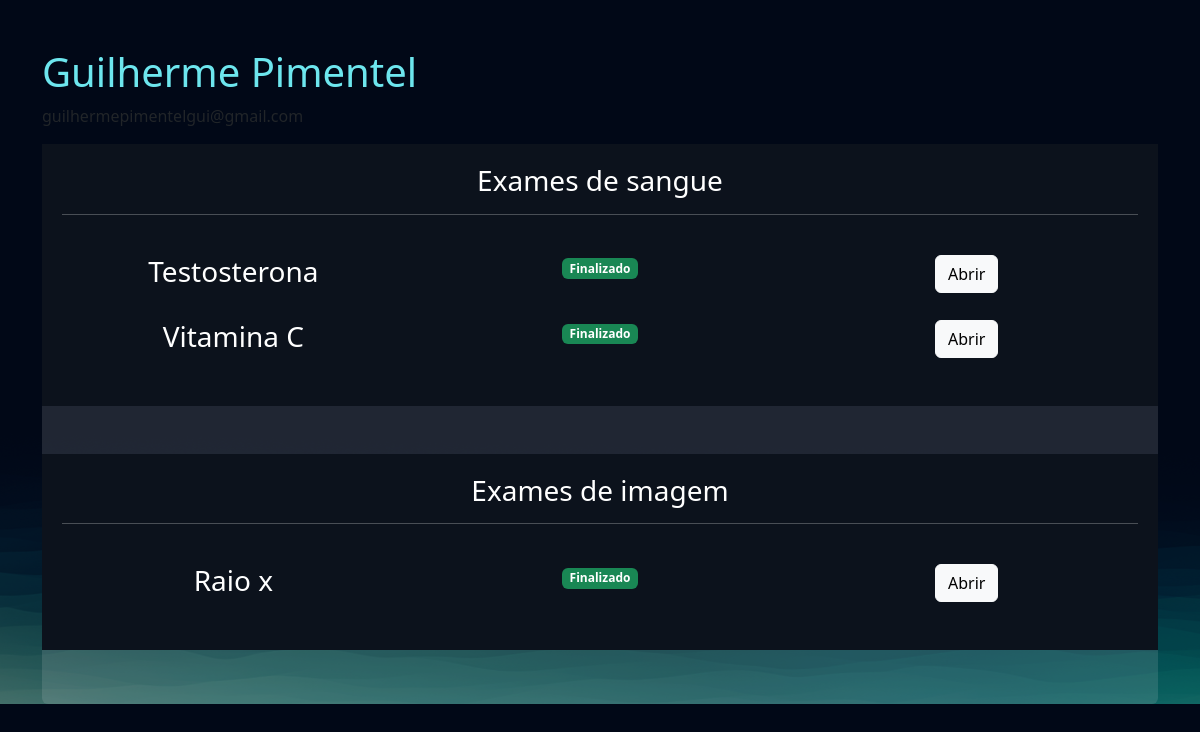
The page /empresarial/cliente/5 (signed in) on the database its author committed.
### exames/models.py (models this page shows, shortened)
class SolicitacaoExame(models.Model):
    choice_status = (
        ('E', 'Em análise'),
        ('F', 'Finalizado')
    )
    usuario = models.ForeignKey(User, on_delete=models.DO_NOTHING)
    exame = models.ForeignKey(TiposExames, on_delete=models.DO_NOTHING)
    status = models.CharField(max_length=2, choices=choice_status)
    resultado = models.FileField(upload_to="resultados", null=True, blank=True)
    requer_senha = models.BooleanField(default=False)
    senha = models.CharField(max_length=16, null=True, blank=True)
    def badge_template(self):
        if self.status == 'E':
            classes = 'bg-warning text-dark'
            texto = 'Em análise'
        elif self.status == 'F':
            classes = 'bg-success'
            texto = 'Finalizado'
        return mark_safe( f'<span class = "badge {classes}"> {texto}</span>')

class TiposExames(models.Model):
    tipo_choices = (
        ('I', 'Exame de imagem'),
        ('S', 'Exame de sangue')
    )
    nome = models.CharField(max_length=50)
    tipo = models.CharField(max_length=1, choices=tipo_choices)
    preco = models.FloatField()
    disponivel = models.BooleanField(default=True)
    horario_inicial = models.IntegerField()
    horario_final =models.IntegerField()

### empresarial/views.py (the view)
# urls.py: path('cliente/<int:cliente_id>', views.cliente, name="cliente"),
@staff_member_required
def cliente(request, cliente_id):
    cliente = User.objects.get(id=cliente_id)
    exames = SolicitacaoExame.objects.filter(usuario=cliente)
    return render(request, 'cliente.html', {'cliente': cliente, 'exames': exames})

### empresarial/templates/cliente.html (shortened to what this page needs)
{% extends "bases/base.html" %}
{% load static %}
{% block 'head' %}
    <link href="{% static 'exames/css/css.css' %}" rel="stylesheet">
    <link href="{% static 'exames/css/gerenciar_pedidos.css' %}" rel="stylesheet">
    <link href="{% static 'exames/css/gerenciar_exames.css' %}" rel="stylesheet">
{% endblock 'head' %}
{% block 'conteudo' %}
    <br>
    <br>
    <div class="container">
        <h3 class="font-destaque">{{cliente.get_full_name}}</h3>
        <p>{{cliente.email}}</p>
        <div class="card card-view">
            <div class="sub-card">
                <h3>Exames de sangue</h3>
                <hr>
                <br>
                {% for exame in exames  %}
                    {% if  exame.exame.tipo == 'S'%}
                        <div class="row">
                            <div class="col-md"><h3>{{exame.exame.nome}}</h3></div>
                            <div class="col-md">{{exame.badge_template}}</div>
                            <div class="col-md">
                                <a href="{%url 'exame_cliente' exame.id%}" class="btn btn-light">Abrir</a>
                            </div>
                        </div>
                        <br>
                    {% endif %}
                {% endfor %}
            </div>
            <br>
            <br>
            <div class="sub-card">
                <h3>Exames de imagem</h3>
                <hr>
                <br>
                {% for exame in exames  %}
                    {% if  exame.exame.tipo == 'I'%}
                        <div class="row">
                            <div class="col-md"><h3>{{exame.exame.nome}}</h3></div>
                            <div class="col-md">{{exame.badge_template}}</div>
                            <div class="col-md"><a href="{%url 'exame_cliente' exame.id%}" class="btn btn-light">Abrir</a></div>
                        </div>
                        <br>
                    {% endif %}
                {% endfor %}
            </div>
        </div>
    </div>
{% endblock 'conteudo' %}

### templates/static/geral/css/base.css (style rules this page uses)
:root { --main-color: #151C34; --dark-color: #0C121C ; --light-color: #6DE6EE; --contrast-color: #f4c96b; --differential-color: #066668; }
* { PSW 8.0 | Aula 1 6 color: white }
.font-destaque { color: var(--light-color); font-size: 40px; }
h3 { color: white; }

### templates/static/exames/css/css.css (style rules this page uses)
body { background-image: url('/static/geral/img/bg2.png'); background-size: cover; }
.card { background-color: rgba(217, 217, 217, .14); color: white; padding: 15px; }

### templates/static/exames/css/gerenciar_pedidos.css (style rules this page uses)
.card-view { text-align: center; padding: 0; border: none; height: 70vh; }

### templates/static/exames/css/gerenciar_exames.css (style rules this page uses)
.sub-card { background-color: var(--dark-color); padding: 20px; }

### rows shown on the page
SolicitacaoExame: exame.nome "Testosterona", badge_template "Finalizado"
SolicitacaoExame: exame.nome "Vitamina C", badge_template "Finalizado"
SolicitacaoExame: exame.nome "Raio x", badge_template "Finalizado"

### other values the page prints
{{ cliente.get_full_name }} "Guilherme Pimentel"
{{ cliente.email }} "guilhermepimentelgui@gmail.com"
